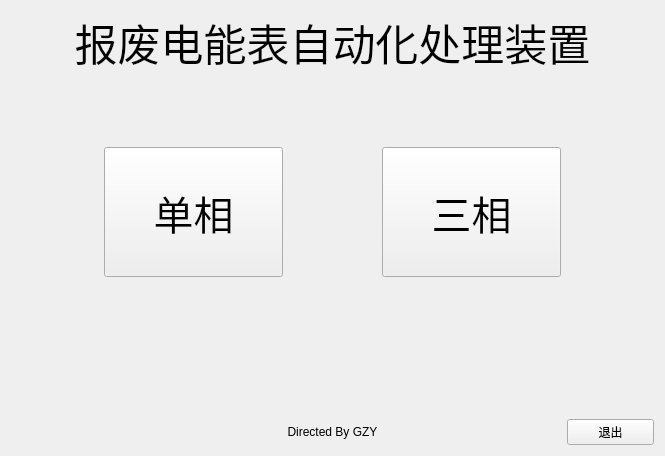
<?xml version="1.0" encoding="UTF-8"?>
<ui version="4.0">
 <class>Form</class>
 <widget class="QWidget" name="Form">
  <property name="enabled">
   <bool>true</bool>
  </property>
  <property name="geometry">
   <rect>
    <x>0</x>
    <y>0</y>
    <width>665</width>
    <height>456</height>
   </rect>
  </property>
  <property name="font">
   <font>
    <weight>50</weight>
    <italic>false</italic>
    <bold>false</bold>
    <underline>false</underline>
    <strikeout>false</strikeout>
   </font>
  </property>
  <property name="acceptDrops">
   <bool>false</bool>
  </property>
  <property name="windowTitle">
   <string>Form</string>
  </property>
  <property name="autoFillBackground">
   <bool>false</bool>
  </property>
  <layout class="QGridLayout" name="gridLayout_2">
   <item row="0" column="0">
    <layout class="QGridLayout" name="gridLayout">
     <item row="1" column="0">
      <widget class="QLabel" name="label_3">
       <property name="text">
        <string/>
       </property>
      </widget>
     </item>
     <item row="3" column="0" colspan="2">
      <widget class="QLabel" name="label_2">
       <property name="text">
        <string/>
       </property>
      </widget>
     </item>
     <item row="1" column="1" colspan="2">
      <widget class="QPushButton" name="pushButton">
       <property name="sizePolicy">
        <sizepolicy hsizetype="Minimum" vsizetype="Preferred">
         <horstretch>0</horstretch>
         <verstretch>0</verstretch>
        </sizepolicy>
       </property>
       <property name="font">
        <font>
         <pointsize>30</pointsize>
        </font>
       </property>
       <property name="text">
        <string>单相</string>
       </property>
      </widget>
     </item>
     <item row="3" column="2" colspan="3">
      <widget class="QLabel" name="label_7">
       <property name="text">
        <string>Directed By GZY</string>
       </property>
       <property name="alignment">
        <set>Qt::AlignCenter</set>
       </property>
      </widget>
     </item>
     <item row="0" column="0" colspan="7">
      <widget class="QLabel" name="label">
       <property name="font">
        <font>
         <family>黑体</family>
         <pointsize>32</pointsize>
        </font>
       </property>
       <property name="layoutDirection">
        <enum>Qt::LeftToRight</enum>
       </property>
       <property name="text">
        <string>报废电能表自动化处理装置</string>
       </property>
       <property name="alignment">
        <set>Qt::AlignHCenter|Qt::AlignTop</set>
       </property>
      </widget>
     </item>
     <item row="1" column="4" colspan="2">
      <widget class="QPushButton" name="pushButton_2">
       <property name="sizePolicy">
        <sizepolicy hsizetype="Minimum" vsizetype="Preferred">
         <horstretch>0</horstretch>
         <verstretch>0</verstretch>
        </sizepolicy>
       </property>
       <property name="font">
        <font>
         <pointsize>30</pointsize>
        </font>
       </property>
       <property name="text">
        <string>三相</string>
       </property>
      </widget>
     </item>
     <item row="1" column="3">
      <widget class="QLabel" name="label_4">
       <property name="text">
        <string/>
       </property>
      </widget>
     </item>
     <item row="2" column="5">
      <widget class="QLabel" name="label_5">
       <property name="text">
        <string/>
       </property>
      </widget>
     </item>
     <item row="3" column="6">
      <widget class="QPushButton" name="pushButton_3">
       <property name="text">
        <string>退出</string>
       </property>
      </widget>
     </item>
    </layout>
   </item>
  </layout>
 </widget>
 <resources/>
 <connections/>
</ui>
